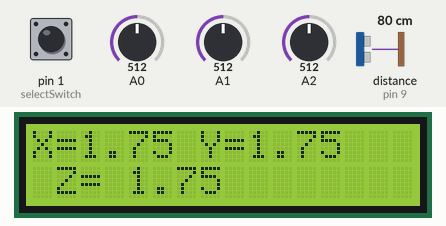
This sketch was run on a simulated Arduino Uno, built with avr-gcc and run on an emulated ATmega328P. Shown: 16×2 character LCD. Inputs (shaded band) come from the test bench; at power-on: pin 1 (selectSwitch) LOW, A0 = 512, A1 = 512, A2 = 512, distance to the obstacle (sensor on pin 9) 80 cm. The echo pulse lasts 58.3 µs per cm.

Above: at 4.2 s.
4.3 s: pin 1 (selectSwitch) pulled HIGH for 1.2 s
At 5.7 s:
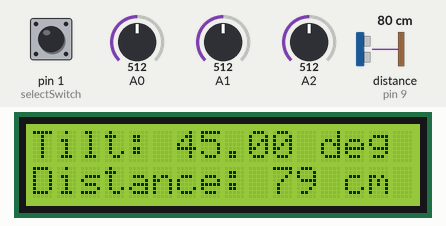
7.5 s: A0 set to 390
At 8.6 s:
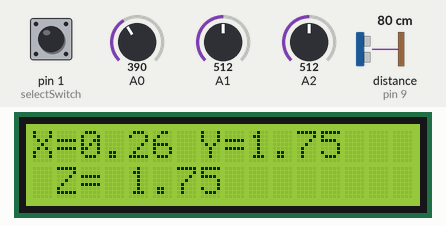
9.6 s: A1 set to 390
At 10.4 s:
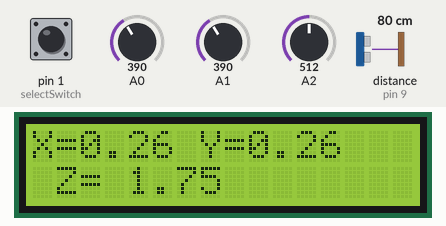
11.6 s: A2 set to 390
At 13.3 s:
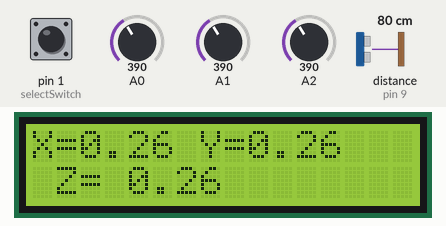
13.6 s: A0 set to 410
At 15.3 s:
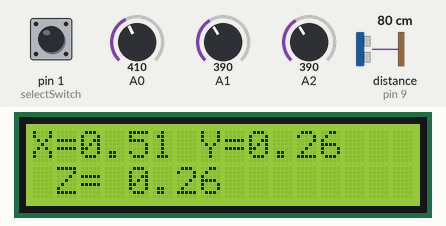
15.6 s: A1 set to 410
At 17.2 s:
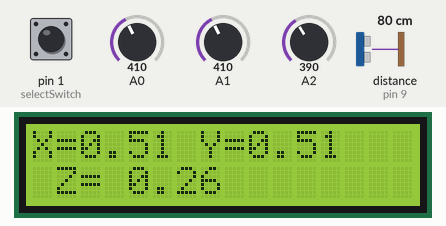
Timing chart, 0 to 18.6 s (numbered marks = the images above; inputs shaded):
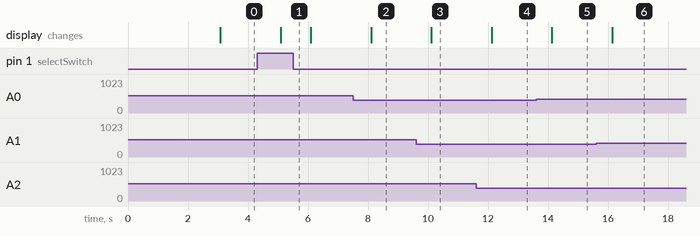

Measured:
- after the input at 4.3 s, the display: changes after 0.79 s (image 1)
- after the input at 7.5 s, the display: changes after 0.60 s (image 2)
- after the input at 9.6 s, the display: changes after 0.51 s (image 3)
- after the input at 11.6 s, the display: changes after 0.52 s (image 4)
- after the input at 13.6 s, the display: changes after 0.53 s (image 5)
- after the input at 15.6 s, the display: changes after 0.54 s (image 6)

The sketch:

Degree_and_Distance_measurement.ino
```cpp
#include <LiquidCrystal.h>
LiquidCrystal lcd(2,3,4,5,6,7);

#define ADC_ref 5  // reference voltage
#define zero_x 1.799
#define zero_y 1.799
#define zero_z 1.799
#define trigPin 8
#define echoPin 9
#define selectSwitch 1
#define sensitivity_x 0.4
#define sensitivity_y 0.4
#define sensitivity_z 0.4
unsigned int value_x;
unsigned int value_y;
unsigned int value_z;
int distance,duration;
float x,y,z;
float angle;


void setup() {
  lcd.begin(16,2);
  analogReference(ADC_ref);
  pinMode(selectSwitch, INPUT);
  pinMode(trigPin, OUTPUT);
  pinMode(echoPin, INPUT);
  lcd.setCursor(0,0);
  lcd.print("Degree &Distance");
  lcd.setCursor(0,1);
  lcd.print("Measurement !");
  delay(3000);
  lcd.clear();

}

void loop() {
  value_x = analogRead(A0);
  value_y = analogRead(A1);
  value_z = analogRead(A2);
  x = ((value_x/1024.0)*ADC_ref-zero_x)/sensitivity_x;
  y = ((value_y/1024.0)*ADC_ref-zero_y)/sensitivity_y;
  z = ((value_z/1024.0)*ADC_ref-zero_z)/sensitivity_z;
  angle = atan2(-y,-z)*57.2957795+180;
  if(digitalRead(selectSwitch)==HIGH)
  {
    lcd.setCursor(0,0);
    lcd.print("Tilt: ");
    lcd.print(angle);
    lcd.print(" deg");

  digitalWrite(trigPin,LOW);
  delayMicroseconds(10);
  digitalWrite(trigPin,HIGH);
  delayMicroseconds(100);
  digitalWrite(trigPin,LOW);
  duration=pulseIn(echoPin,HIGH);
  distance=duration*.034/2;

  if(distance >= 400 || distance <= 0)
  {
    lcd.setCursor(0,1);
    lcd.print("Out of Range");
  }
  else
  {
    lcd.setCursor(0,1);
    lcd.print("Distance: ");
    lcd.print(distance);
    lcd.print(" cm ");
  }
   delay(1000);
   lcd.clear();

 }
 else
 {
  lcd.setCursor(0,0);
  lcd.print("X=");
  lcd.print(x);
  lcd.print(" Y=");
  lcd.print(y);
  lcd.setCursor(0,1);
  lcd.print(" Z= ");
  lcd.print(z);
  delay(1000);

 }

}
```
